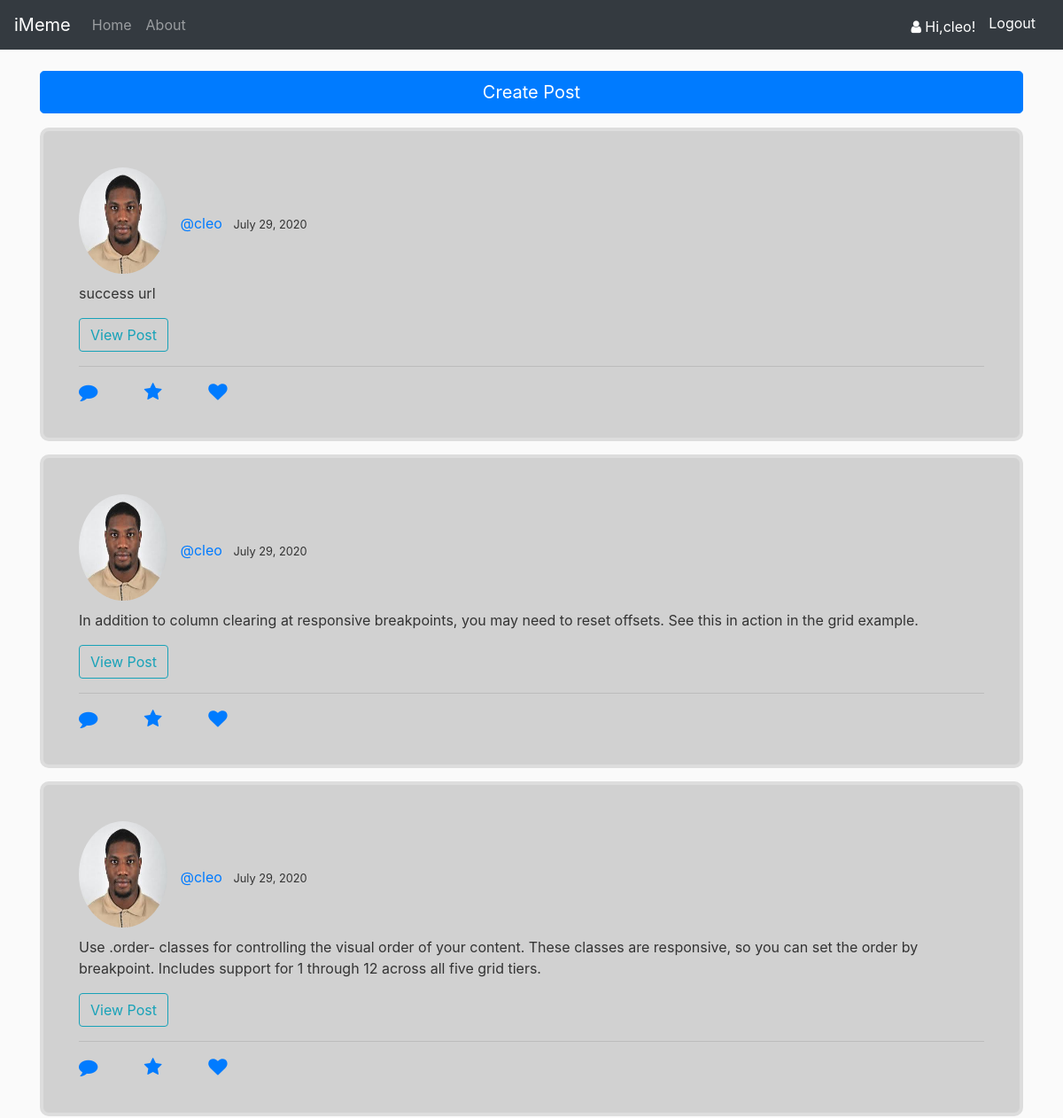
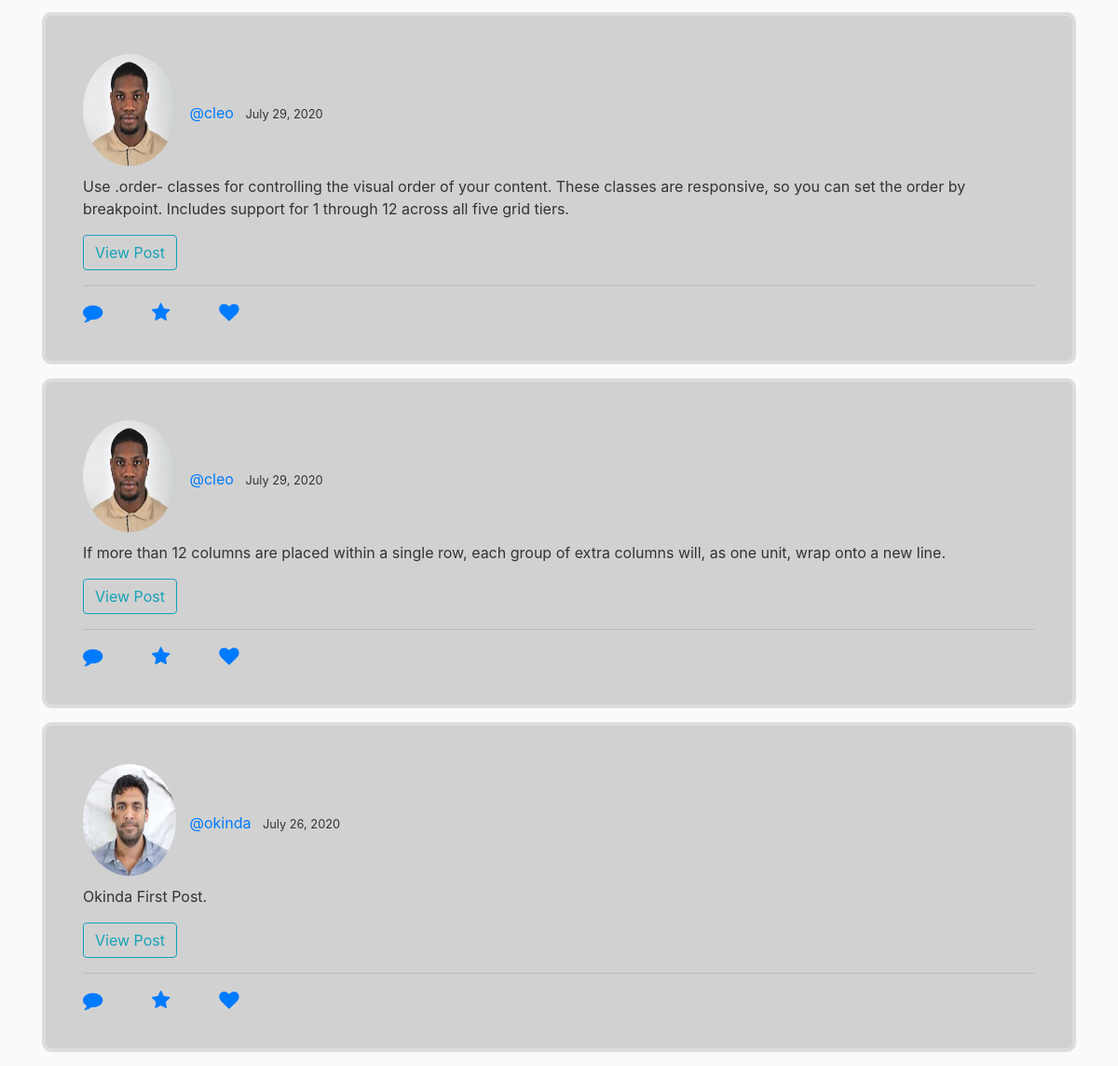
Screenshot of / (signed in) with the database file from the repository (2 pictures, top to bottom).
### accounts/models.py (models this page shows, shortened)
class Post(models.Model):
	content = models.TextField()
	date_created = models.DateTimeField(auto_now_add=True, null=True)
	blogger = models.ForeignKey(User, on_delete=models.CASCADE)

class Profile(models.Model):
	user = models.OneToOneField(User, null=True, on_delete=models.CASCADE)
	profile_pic = models.ImageField(default="default.png", upload_to='images')
	location =  models.CharField(max_length=200, null=True, blank=True)
	occupation =  models.CharField(max_length=200, null=True, blank=True)
	date_created = models.DateTimeField(auto_now_add=True, null=True)

### accounts/views.py (the view)
# urls.py: path('', PostListView.as_view(), name='accounts-home'),
class PostListView(ListView):
	model = Post
	template_name = 'accounts/home.html'
	context_object_name = 'posts'
	ordering = ['-date_created']

### accounts/templates/accounts/home.html
{% extends 'accounts/base.html' %}
{% load crispy_forms_tags %}
{% load static %}
{% block content %}
	<div class="form-group">
        <a href="{% url 'post-create' %}" class="btn btn-primary btn-lg btn-block" type="submit">Create Post</a>
    </div>
	{% for post in posts %}
		<div class="card content-section" style="width: 100%;">
	  		<div class="card-body">
	  			<img class="rounded-circle account-img" src="{{ post.blogger.profile.profile_pic.url }}">
	  			<a class="mr-2" href="{% url 'accounts-user' %}">@{{ post.blogger }}</a>
	    		<small class="card-title">{{ post.date_created|date:"N d, Y" }}</small>
	    		<p class="card-text">{{ post.content }}</p>
	    		<div class="form-group justify-content-end">
					<a class="btn btn-outline-info" href="{% url 'post-detail' post.id %}">View Post</a>
				</div>
	  			<hr>
	  			<a class="mr-5" href=""><i class="fa fa-comment fa-lg" aria-hidden="true"></i></a>
	    		<a class="mr-5" href=""><i class="fa fa-star fa-lg" aria-hidden="true"></i></a>
	    		<a class="mr-5" href=""><i class="fa fa-heart fa-lg" aria-hidden="true"></i></a>
	  		</div>
		</div>
	{% endfor %}
{% endblock content %}

### accounts/templates/accounts/navbar.html (shortened to what this page needs)
<nav class="navbar navbar-expand-lg navbar-dark bg-dark fixed-top">
  <a class="navbar-brand" href="{% url 'accounts-home'  %}">iMeme</a>
  <div class="collapse navbar-collapse" id="navbarNav">
  	<div class="navbar-nav mr-auto">
    	<a class="nav-item nav-link" href="{% url 'accounts-home' %}">Home</a>
        <a class="nav-item nav-link" href="{% url 'accounts-about' %}">About</a>
    </div>
    <div class="navbar-nav">
        <span class="logo"><a ><i class="fa fa-user mt-2"></i> Hi,{{ request.user }}!</a></span>
        <span ><a class="logo mt-3" href="{% url 'accounts-logout' %}">Logout</a></span>
    </div>
  </div>
</nav>

### accounts/static/accounts/base.css (style rules this page uses)
body { background: #fafafa; color: #333333; margin-top: 5rem; }
.content-section { background: #d1d1d1; padding: 20px 20px; border: 4px solid #dddddd; border-radius: 10px; margin-bottom: 15px; }
.account-img { height: 120px; width: 100px; margin-right: 10px; margin-top: 1px; margin-bottom: 10px; }

### accounts/templates/accounts/navbar.html (style rules this page uses)
.logo { color: #fff; margin-right: 15px; }

### rows the page displays
Post: blogger.profile.profile_pic (picture), blogger "cleo", date_created "July 29, 2020", content "success url"
Post: blogger.profile.profile_pic (picture), blogger "cleo", date_created "July 29, 2020", content "In addition to column clearing at responsive breakpoints, you may need to reset offsets. See this in action in the grid example."
Post: blogger.profile.profile_pic (picture), blogger "cleo", date_created "July 29, 2020", content "Use .order- classes for controlling the visual order of your content. These classes are responsive, so you can set the order by breakpoint. Includes support for 1 through 12 across all five grid tiers."
Post: blogger.profile.profile_pic (picture), blogger "cleo", date_created "July 29, 2020", content "Use .order- classes for controlling the visual order of your content. These classes are responsive, so you can set the order by breakpoint. Includes support for 1 through 12 across all five grid tiers."
Post: blogger.profile.profile_pic (picture), blogger "cleo", date_created "July 29, 2020", content "If more than 12 columns are placed within a single row, each group of extra columns will, as one unit, wrap onto a new line."
Post: blogger.profile.profile_pic (picture), blogger "okinda", date_created "July 26, 2020", content "Okinda First Post."

### other values shown
{{ request.user }} "cleo"
